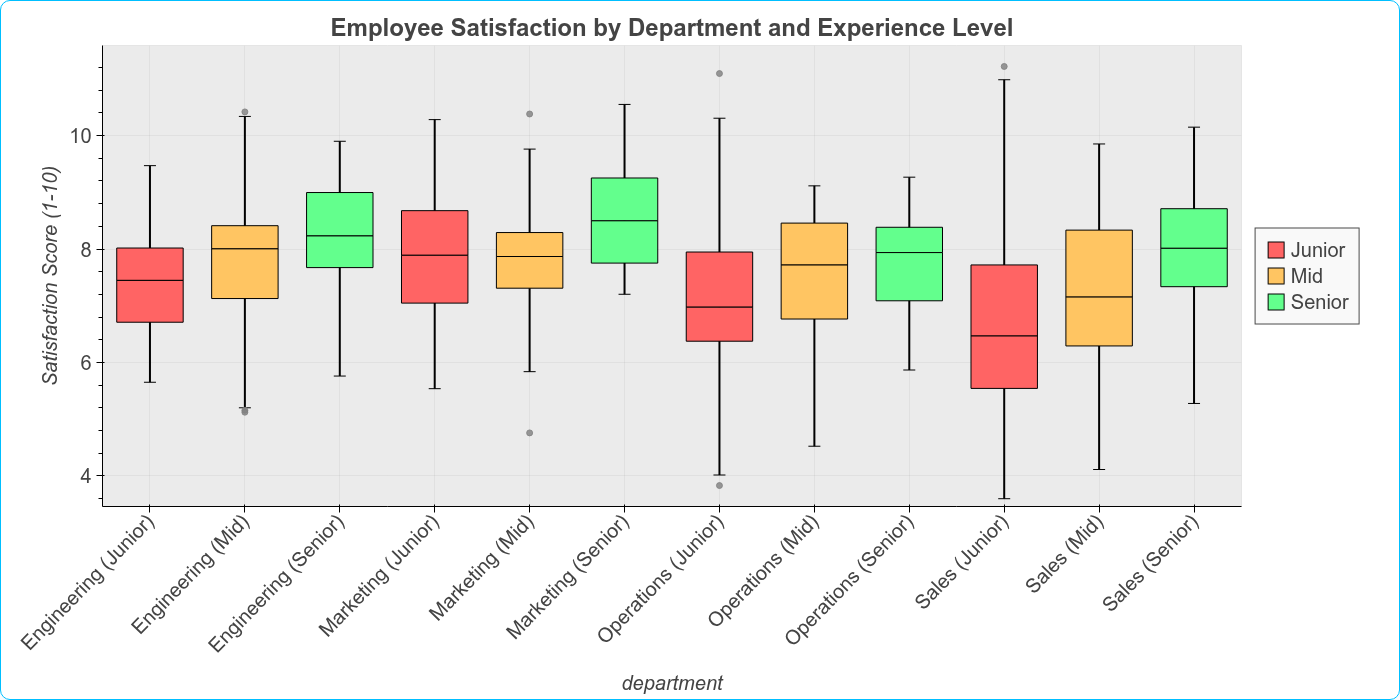

Source code (Python):
import pandas as pd, numpy as np
import bokeh_rocks as br
df4 = pd.DataFrame(
    {
        "department": np.repeat(
            ["Engineering", "Sales", "Marketing", "Operations"], 120
        ),
        "experience": np.tile(np.repeat(["Junior", "Mid", "Senior"], 40), 4),
        "satisfaction": np.concatenate(
            [
                # Engineering
                np.random.normal(7.2, 1.2, 40),  # Junior
                np.random.normal(7.8, 1.0, 40),  # Mid
                np.random.normal(8.2, 0.9, 40),  # Senior
                # Sales
                np.random.normal(6.8, 1.5, 40),  # Junior
                np.random.normal(7.5, 1.2, 40),  # Mid
                np.random.normal(8.0, 1.0, 40),  # Senior
                # Marketing
                np.random.normal(7.5, 1.1, 40),  # Junior
                np.random.normal(8.0, 0.9, 40),  # Mid
                np.random.normal(8.5, 0.8, 40),  # Senior
                # Operations
                np.random.normal(7.0, 1.3, 40),  # Junior
                np.random.normal(7.6, 1.1, 40),  # Mid
                np.random.normal(8.1, 0.9, 40),  # Senior
            ]
        ),
    }
)

experience_palette = {"Junior": "#ff6464", "Mid": "#ffc562", "Senior": "#63ff8d"}

p4 = br.boxplot(
    df4,
    xcol="department",
    ycol="satisfaction",
    group_col="experience",
    title="Employee Satisfaction by Department and Experience Level",
    ylabel="Satisfaction Score (1-10)", 
    palette=experience_palette,
    theme="light",
    legend_outside=True,
    width=1400,
    height=700,

)
p4.min_border_bottom = 200
br.save_plot(p4, 'output/box_04')
